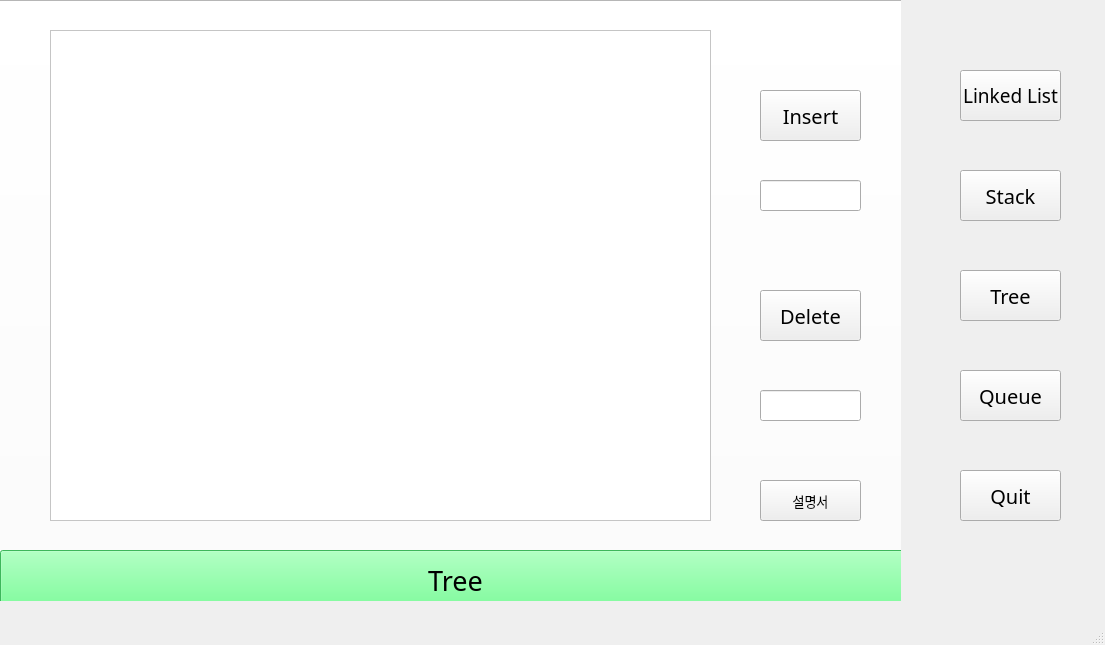
<?xml version="1.0" encoding="UTF-8"?>
<ui version="4.0">
 <class>MainWindow</class>
 <widget class="QMainWindow" name="MainWindow">
  <property name="geometry">
   <rect>
    <x>0</x>
    <y>0</y>
    <width>1105</width>
    <height>645</height>
   </rect>
  </property>
  <property name="font">
   <font>
    <pointsize>8</pointsize>
   </font>
  </property>
  <property name="windowTitle">
   <string>MainWindow</string>
  </property>
  <widget class="QWidget" name="centralwidget">
   <widget class="QPushButton" name="quit_button">
    <property name="geometry">
     <rect>
      <x>960</x>
      <y>470</y>
      <width>101</width>
      <height>51</height>
     </rect>
    </property>
    <property name="font">
     <font>
      <family>Gill Sans MT</family>
      <pointsize>15</pointsize>
     </font>
    </property>
    <property name="text">
     <string>Quit</string>
    </property>
   </widget>
   <widget class="QPushButton" name="Linked_list_page_button">
    <property name="geometry">
     <rect>
      <x>960</x>
      <y>70</y>
      <width>101</width>
      <height>51</height>
     </rect>
    </property>
    <property name="font">
     <font>
      <family>Gill Sans MT</family>
      <pointsize>14</pointsize>
      <weight>50</weight>
      <bold>false</bold>
     </font>
    </property>
    <property name="text">
     <string>Linked List</string>
    </property>
   </widget>
   <widget class="QPushButton" name="Stack_page_button">
    <property name="geometry">
     <rect>
      <x>960</x>
      <y>170</y>
      <width>101</width>
      <height>51</height>
     </rect>
    </property>
    <property name="font">
     <font>
      <family>Gill Sans MT</family>
      <pointsize>15</pointsize>
      <weight>50</weight>
      <bold>false</bold>
     </font>
    </property>
    <property name="text">
     <string>Stack</string>
    </property>
   </widget>
   <widget class="QPushButton" name="Tree_page_button">
    <property name="geometry">
     <rect>
      <x>960</x>
      <y>270</y>
      <width>101</width>
      <height>51</height>
     </rect>
    </property>
    <property name="font">
     <font>
      <family>Gill Sans MT</family>
      <pointsize>15</pointsize>
      <weight>50</weight>
      <bold>false</bold>
     </font>
    </property>
    <property name="text">
     <string>Tree</string>
    </property>
   </widget>
   <widget class="QStackedWidget" name="stackedWidget">
    <property name="geometry">
     <rect>
      <x>0</x>
      <y>0</y>
      <width>901</width>
      <height>601</height>
     </rect>
    </property>
    <property name="currentIndex">
     <number>2</number>
    </property>
    <widget class="QWidget" name="LinkedList_page">
     <widget class="QPushButton" name="pushButton">
      <property name="geometry">
       <rect>
        <x>-40</x>
        <y>-20</y>
        <width>971</width>
        <height>641</height>
       </rect>
      </property>
      <property name="styleSheet">
       <string notr="true">background-color: rgb(255, 255, 255);</string>
      </property>
      <property name="text">
       <string/>
      </property>
     </widget>
     <widget class="QScrollArea" name="scrollArea">
      <property name="geometry">
       <rect>
        <x>50</x>
        <y>30</y>
        <width>661</width>
        <height>491</height>
       </rect>
      </property>
      <property name="styleSheet">
       <string notr="true">background-color: rgb(255, 255, 255);</string>
      </property>
      <property name="widgetResizable">
       <bool>true</bool>
      </property>
      <widget class="QWidget" name="scrollAreaWidgetContents">
       <property name="geometry">
        <rect>
         <x>0</x>
         <y>0</y>
         <width>659</width>
         <height>489</height>
        </rect>
       </property>
       <layout class="QHBoxLayout" name="horizontalLayout">
        <item>
         <widget class="QLabel" name="LinkedList_node_label">
          <property name="font">
           <font>
            <family>Gill Sans MT</family>
            <pointsize>28</pointsize>
           </font>
          </property>
          <property name="text">
           <string/>
          </property>
         </widget>
        </item>
       </layout>
      </widget>
     </widget>
     <widget class="QLineEdit" name="LinkedList_delete_Edit">
      <property name="geometry">
       <rect>
        <x>760</x>
        <y>390</y>
        <width>101</width>
        <height>31</height>
       </rect>
      </property>
     </widget>
     <widget class="QPushButton" name="LinkedList_delete_button">
      <property name="geometry">
       <rect>
        <x>760</x>
        <y>290</y>
        <width>101</width>
        <height>51</height>
       </rect>
      </property>
      <property name="font">
       <font>
        <family>Gill Sans MT</family>
        <pointsize>15</pointsize>
       </font>
      </property>
      <property name="text">
       <string>Delete</string>
      </property>
     </widget>
     <widget class="QLineEdit" name="LinkedList_insert_Edit">
      <property name="geometry">
       <rect>
        <x>760</x>
        <y>180</y>
        <width>101</width>
        <height>31</height>
       </rect>
      </property>
     </widget>
     <widget class="QPushButton" name="LinkedList_insert_button">
      <property name="geometry">
       <rect>
        <x>760</x>
        <y>90</y>
        <width>101</width>
        <height>51</height>
       </rect>
      </property>
      <property name="font">
       <font>
        <family>Gill Sans MT</family>
        <pointsize>15</pointsize>
       </font>
      </property>
      <property name="text">
       <string>Insert</string>
      </property>
     </widget>
     <widget class="QPushButton" name="pushButton_2">
      <property name="geometry">
       <rect>
        <x>0</x>
        <y>550</y>
        <width>911</width>
        <height>61</height>
       </rect>
      </property>
      <property name="font">
       <font>
        <family>Gill Sans MT</family>
        <pointsize>20</pointsize>
       </font>
      </property>
      <property name="styleSheet">
       <string notr="true">background-color: rgb(255, 255, 127);</string>
      </property>
      <property name="text">
       <string>Linked List</string>
      </property>
     </widget>
     <widget class="QPushButton" name="LinkedList_explan">
      <property name="geometry">
       <rect>
        <x>760</x>
        <y>480</y>
        <width>101</width>
        <height>41</height>
       </rect>
      </property>
      <property name="font">
       <font>
        <family>HY견고딕</family>
        <pointsize>10</pointsize>
       </font>
      </property>
      <property name="text">
       <string>설명서</string>
      </property>
     </widget>
    </widget>
    <widget class="QWidget" name="Stack_page">
     <widget class="QPushButton" name="pushButton_3">
      <property name="geometry">
       <rect>
        <x>-20</x>
        <y>-30</y>
        <width>971</width>
        <height>641</height>
       </rect>
      </property>
      <property name="font">
       <font>
        <family>Gill Sans MT</family>
        <pointsize>8</pointsize>
       </font>
      </property>
      <property name="styleSheet">
       <string notr="true">background-color: rgb(255, 255, 255);</string>
      </property>
      <property name="text">
       <string/>
      </property>
     </widget>
     <widget class="QPushButton" name="pushButton_4">
      <property name="geometry">
       <rect>
        <x>0</x>
        <y>550</y>
        <width>911</width>
        <height>61</height>
       </rect>
      </property>
      <property name="font">
       <font>
        <family>Gill Sans MT</family>
        <pointsize>20</pointsize>
       </font>
      </property>
      <property name="styleSheet">
       <string notr="true">background-color: rgb(255, 180, 51);</string>
      </property>
      <property name="text">
       <string>Stack</string>
      </property>
     </widget>
     <widget class="QScrollArea" name="scrollArea_2">
      <property name="geometry">
       <rect>
        <x>50</x>
        <y>30</y>
        <width>661</width>
        <height>491</height>
       </rect>
      </property>
      <property name="styleSheet">
       <string notr="true">background-color: rgb(255, 255, 255);</string>
      </property>
      <property name="widgetResizable">
       <bool>true</bool>
      </property>
      <widget class="QWidget" name="scrollAreaWidgetContents_2">
       <property name="geometry">
        <rect>
         <x>0</x>
         <y>0</y>
         <width>659</width>
         <height>489</height>
        </rect>
       </property>
       <layout class="QHBoxLayout" name="horizontalLayout_2">
        <item>
         <layout class="QVBoxLayout" name="verticalLayout">
          <item>
           <widget class="QLabel" name="stack_node_7">
            <property name="text">
             <string/>
            </property>
            <property name="alignment">
             <set>Qt::AlignCenter</set>
            </property>
           </widget>
          </item>
          <item>
           <widget class="QLabel" name="stack_node_6">
            <property name="text">
             <string/>
            </property>
            <property name="alignment">
             <set>Qt::AlignCenter</set>
            </property>
           </widget>
          </item>
          <item>
           <widget class="QLabel" name="stack_node_5">
            <property name="text">
             <string/>
            </property>
            <property name="alignment">
             <set>Qt::AlignCenter</set>
            </property>
           </widget>
          </item>
          <item>
           <widget class="QLabel" name="stack_node_4">
            <property name="text">
             <string/>
            </property>
            <property name="alignment">
             <set>Qt::AlignCenter</set>
            </property>
           </widget>
          </item>
          <item>
           <widget class="QLabel" name="stack_node_3">
            <property name="text">
             <string/>
            </property>
            <property name="alignment">
             <set>Qt::AlignCenter</set>
            </property>
           </widget>
          </item>
          <item>
           <widget class="QLabel" name="stack_node_2">
            <property name="text">
             <string/>
            </property>
            <property name="alignment">
             <set>Qt::AlignCenter</set>
            </property>
           </widget>
          </item>
          <item>
           <widget class="QLabel" name="stack_node_1">
            <property name="layoutDirection">
             <enum>Qt::LeftToRight</enum>
            </property>
            <property name="text">
             <string/>
            </property>
            <property name="alignment">
             <set>Qt::AlignCenter</set>
            </property>
           </widget>
          </item>
         </layout>
        </item>
       </layout>
      </widget>
     </widget>
     <widget class="QPushButton" name="Stack_insert_button">
      <property name="geometry">
       <rect>
        <x>760</x>
        <y>90</y>
        <width>101</width>
        <height>51</height>
       </rect>
      </property>
      <property name="font">
       <font>
        <family>Gill Sans MT</family>
        <pointsize>15</pointsize>
       </font>
      </property>
      <property name="text">
       <string>Push</string>
      </property>
     </widget>
     <widget class="QLineEdit" name="Stack_Push_Edit">
      <property name="geometry">
       <rect>
        <x>760</x>
        <y>180</y>
        <width>101</width>
        <height>31</height>
       </rect>
      </property>
     </widget>
     <widget class="QPushButton" name="Stack_delete_button">
      <property name="geometry">
       <rect>
        <x>760</x>
        <y>290</y>
        <width>101</width>
        <height>51</height>
       </rect>
      </property>
      <property name="font">
       <font>
        <family>Gill Sans MT</family>
        <pointsize>15</pointsize>
       </font>
      </property>
      <property name="text">
       <string>Pop</string>
      </property>
     </widget>
     <widget class="QPushButton" name="Stack_explan">
      <property name="geometry">
       <rect>
        <x>760</x>
        <y>480</y>
        <width>101</width>
        <height>41</height>
       </rect>
      </property>
      <property name="font">
       <font>
        <family>HY견고딕</family>
        <pointsize>10</pointsize>
       </font>
      </property>
      <property name="text">
       <string>설명서</string>
      </property>
     </widget>
     <widget class="QLineEdit" name="Stack_check">
      <property name="geometry">
       <rect>
        <x>750</x>
        <y>387</y>
        <width>121</width>
        <height>41</height>
       </rect>
      </property>
      <property name="font">
       <font>
        <family>Gill Sans MT</family>
        <pointsize>13</pointsize>
       </font>
      </property>
      <property name="alignment">
       <set>Qt::AlignCenter</set>
      </property>
     </widget>
     <widget class="QFrame" name="frame">
      <property name="geometry">
       <rect>
        <x>740</x>
        <y>360</y>
        <width>141</width>
        <height>81</height>
       </rect>
      </property>
      <property name="frameShape">
       <enum>QFrame::StyledPanel</enum>
      </property>
      <property name="frameShadow">
       <enum>QFrame::Raised</enum>
      </property>
     </widget>
    </widget>
    <widget class="QWidget" name="Tree_page">
     <widget class="QPushButton" name="pushButton_5">
      <property name="geometry">
       <rect>
        <x>-30</x>
        <y>0</y>
        <width>971</width>
        <height>641</height>
       </rect>
      </property>
      <property name="styleSheet">
       <string notr="true">background-color: rgb(255, 255, 255);</string>
      </property>
      <property name="text">
       <string/>
      </property>
     </widget>
     <widget class="QPushButton" name="pushButton_6">
      <property name="geometry">
       <rect>
        <x>0</x>
        <y>550</y>
        <width>911</width>
        <height>61</height>
       </rect>
      </property>
      <property name="font">
       <font>
        <family>Gill Sans MT</family>
        <pointsize>20</pointsize>
       </font>
      </property>
      <property name="styleSheet">
       <string notr="true">background-color: rgb(85, 255, 127);</string>
      </property>
      <property name="text">
       <string>Tree</string>
      </property>
     </widget>
     <widget class="QScrollArea" name="scrollArea_3">
      <property name="geometry">
       <rect>
        <x>50</x>
        <y>30</y>
        <width>661</width>
        <height>491</height>
       </rect>
      </property>
      <property name="styleSheet">
       <string notr="true">background-color: rgb(255, 255, 255);</string>
      </property>
      <property name="widgetResizable">
       <bool>true</bool>
      </property>
      <widget class="QWidget" name="scrollAreaWidgetContents_3">
       <property name="geometry">
        <rect>
         <x>0</x>
         <y>0</y>
         <width>659</width>
         <height>489</height>
        </rect>
       </property>
       <widget class="QLabel" name="Tree_node_1">
        <property name="geometry">
         <rect>
          <x>280</x>
          <y>30</y>
          <width>121</width>
          <height>81</height>
         </rect>
        </property>
        <property name="font">
         <font>
          <family>Gill Sans MT</family>
          <pointsize>16</pointsize>
          <weight>75</weight>
          <italic>false</italic>
          <bold>true</bold>
          <underline>false</underline>
          <strikeout>false</strikeout>
         </font>
        </property>
        <property name="autoFillBackground">
         <bool>false</bool>
        </property>
        <property name="styleSheet">
         <string notr="true"/>
        </property>
        <property name="text">
         <string/>
        </property>
        <property name="scaledContents">
         <bool>false</bool>
        </property>
        <property name="alignment">
         <set>Qt::AlignCenter</set>
        </property>
       </widget>
       <widget class="QLabel" name="Tree_node_6">
        <property name="geometry">
         <rect>
          <x>370</x>
          <y>290</y>
          <width>61</width>
          <height>51</height>
         </rect>
        </property>
        <property name="font">
         <font>
          <pointsize>10</pointsize>
         </font>
        </property>
        <property name="text">
         <string/>
        </property>
        <property name="alignment">
         <set>Qt::AlignCenter</set>
        </property>
       </widget>
       <widget class="QLabel" name="Tree_node_8">
        <property name="geometry">
         <rect>
          <x>10</x>
          <y>430</y>
          <width>51</width>
          <height>41</height>
         </rect>
        </property>
        <property name="font">
         <font>
          <pointsize>7</pointsize>
         </font>
        </property>
        <property name="text">
         <string/>
        </property>
        <property name="alignment">
         <set>Qt::AlignCenter</set>
        </property>
       </widget>
       <widget class="QLabel" name="Tree_node_5">
        <property name="geometry">
         <rect>
          <x>220</x>
          <y>290</y>
          <width>61</width>
          <height>51</height>
         </rect>
        </property>
        <property name="font">
         <font>
          <pointsize>10</pointsize>
         </font>
        </property>
        <property name="text">
         <string/>
        </property>
        <property name="alignment">
         <set>Qt::AlignCenter</set>
        </property>
       </widget>
       <widget class="QLabel" name="Tree_node_4">
        <property name="geometry">
         <rect>
          <x>50</x>
          <y>290</y>
          <width>71</width>
          <height>51</height>
         </rect>
        </property>
        <property name="font">
         <font>
          <pointsize>10</pointsize>
         </font>
        </property>
        <property name="text">
         <string/>
        </property>
        <property name="alignment">
         <set>Qt::AlignCenter</set>
        </property>
       </widget>
       <widget class="QLabel" name="Tree_node_3">
        <property name="geometry">
         <rect>
          <x>440</x>
          <y>140</y>
          <width>91</width>
          <height>71</height>
         </rect>
        </property>
        <property name="font">
         <font>
          <pointsize>13</pointsize>
         </font>
        </property>
        <property name="text">
         <string/>
        </property>
        <property name="alignment">
         <set>Qt::AlignCenter</set>
        </property>
       </widget>
       <widget class="QLabel" name="Tree_node_2">
        <property name="geometry">
         <rect>
          <x>120</x>
          <y>140</y>
          <width>91</width>
          <height>71</height>
         </rect>
        </property>
        <property name="font">
         <font>
          <pointsize>13</pointsize>
         </font>
        </property>
        <property name="text">
         <string/>
        </property>
        <property name="alignment">
         <set>Qt::AlignCenter</set>
        </property>
       </widget>
       <widget class="QLabel" name="Tree_node_7">
        <property name="geometry">
         <rect>
          <x>520</x>
          <y>280</y>
          <width>61</width>
          <height>51</height>
         </rect>
        </property>
        <property name="font">
         <font>
          <pointsize>10</pointsize>
         </font>
        </property>
        <property name="text">
         <string/>
        </property>
        <property name="alignment">
         <set>Qt::AlignCenter</set>
        </property>
       </widget>
       <widget class="QLabel" name="Tree_node_15">
        <property name="geometry">
         <rect>
          <x>580</x>
          <y>430</y>
          <width>51</width>
          <height>41</height>
         </rect>
        </property>
        <property name="font">
         <font>
          <pointsize>7</pointsize>
         </font>
        </property>
        <property name="text">
         <string/>
        </property>
        <property name="alignment">
         <set>Qt::AlignCenter</set>
        </property>
       </widget>
       <widget class="QLabel" name="Tree_node_14">
        <property name="geometry">
         <rect>
          <x>500</x>
          <y>430</y>
          <width>51</width>
          <height>41</height>
         </rect>
        </property>
        <property name="font">
         <font>
          <pointsize>7</pointsize>
         </font>
        </property>
        <property name="text">
         <string/>
        </property>
        <property name="alignment">
         <set>Qt::AlignCenter</set>
        </property>
       </widget>
       <widget class="QLabel" name="Tree_node_12">
        <property name="geometry">
         <rect>
          <x>340</x>
          <y>430</y>
          <width>51</width>
          <height>41</height>
         </rect>
        </property>
        <property name="font">
         <font>
          <pointsize>7</pointsize>
         </font>
        </property>
        <property name="text">
         <string/>
        </property>
        <property name="alignment">
         <set>Qt::AlignCenter</set>
        </property>
       </widget>
       <widget class="QLabel" name="Tree_node_13">
        <property name="geometry">
         <rect>
          <x>420</x>
          <y>430</y>
          <width>51</width>
          <height>41</height>
         </rect>
        </property>
        <property name="font">
         <font>
          <pointsize>7</pointsize>
         </font>
        </property>
        <property name="text">
         <string/>
        </property>
        <property name="alignment">
         <set>Qt::AlignCenter</set>
        </property>
       </widget>
       <widget class="QLabel" name="Tree_node_11">
        <property name="geometry">
         <rect>
          <x>260</x>
          <y>430</y>
          <width>51</width>
          <height>41</height>
         </rect>
        </property>
        <property name="font">
         <font>
          <pointsize>7</pointsize>
         </font>
        </property>
        <property name="text">
         <string/>
        </property>
        <property name="alignment">
         <set>Qt::AlignCenter</set>
        </property>
       </widget>
       <widget class="QLabel" name="Tree_node_10">
        <property name="geometry">
         <rect>
          <x>180</x>
          <y>430</y>
          <width>51</width>
          <height>41</height>
         </rect>
        </property>
        <property name="font">
         <font>
          <pointsize>7</pointsize>
         </font>
        </property>
        <property name="text">
         <string/>
        </property>
        <property name="alignment">
         <set>Qt::AlignCenter</set>
        </property>
       </widget>
       <widget class="QLabel" name="Tree_node_9">
        <property name="geometry">
         <rect>
          <x>90</x>
          <y>430</y>
          <width>51</width>
          <height>41</height>
         </rect>
        </property>
        <property name="font">
         <font>
          <pointsize>7</pointsize>
         </font>
        </property>
        <property name="text">
         <string/>
        </property>
        <property name="alignment">
         <set>Qt::AlignCenter</set>
        </property>
       </widget>
      </widget>
     </widget>
     <widget class="QPushButton" name="Tree_insert_button">
      <property name="geometry">
       <rect>
        <x>760</x>
        <y>90</y>
        <width>101</width>
        <height>51</height>
       </rect>
      </property>
      <property name="font">
       <font>
        <family>Gill Sans MT</family>
        <pointsize>15</pointsize>
       </font>
      </property>
      <property name="text">
       <string>Insert</string>
      </property>
     </widget>
     <widget class="QLineEdit" name="Tree_insert_Edit">
      <property name="geometry">
       <rect>
        <x>760</x>
        <y>180</y>
        <width>101</width>
        <height>31</height>
       </rect>
      </property>
     </widget>
     <widget class="QPushButton" name="Tree_delete_button">
      <property name="geometry">
       <rect>
        <x>760</x>
        <y>290</y>
        <width>101</width>
        <height>51</height>
       </rect>
      </property>
      <property name="font">
       <font>
        <family>Gill Sans MT</family>
        <pointsize>15</pointsize>
       </font>
      </property>
      <property name="text">
       <string>Delete</string>
      </property>
     </widget>
     <widget class="QLineEdit" name="Tree_delete_Edit">
      <property name="geometry">
       <rect>
        <x>760</x>
        <y>390</y>
        <width>101</width>
        <height>31</height>
       </rect>
      </property>
     </widget>
     <widget class="QPushButton" name="Tree_explan">
      <property name="geometry">
       <rect>
        <x>760</x>
        <y>480</y>
        <width>101</width>
        <height>41</height>
       </rect>
      </property>
      <property name="font">
       <font>
        <family>HY견고딕</family>
        <pointsize>10</pointsize>
       </font>
      </property>
      <property name="text">
       <string>설명서</string>
      </property>
     </widget>
    </widget>
    <widget class="QWidget" name="page">
     <widget class="QPushButton" name="pushButton_7">
      <property name="geometry">
       <rect>
        <x>-20</x>
        <y>-10</y>
        <width>971</width>
        <height>641</height>
       </rect>
      </property>
      <property name="styleSheet">
       <string notr="true">background-color: rgb(255, 255, 255);</string>
      </property>
      <property name="text">
       <string/>
      </property>
     </widget>
     <widget class="QPushButton" name="Queue_insert_button">
      <property name="geometry">
       <rect>
        <x>760</x>
        <y>90</y>
        <width>101</width>
        <height>51</height>
       </rect>
      </property>
      <property name="font">
       <font>
        <family>Gill Sans MT</family>
        <pointsize>15</pointsize>
       </font>
      </property>
      <property name="text">
       <string>InQueue</string>
      </property>
     </widget>
     <widget class="QLineEdit" name="Queue_insert_Edit">
      <property name="geometry">
       <rect>
        <x>760</x>
        <y>180</y>
        <width>101</width>
        <height>31</height>
       </rect>
      </property>
     </widget>
     <widget class="QPushButton" name="Queue_delete_button">
      <property name="geometry">
       <rect>
        <x>760</x>
        <y>290</y>
        <width>101</width>
        <height>51</height>
       </rect>
      </property>
      <property name="font">
       <font>
        <family>Gill Sans MT</family>
        <pointsize>15</pointsize>
       </font>
      </property>
      <property name="text">
       <string>DeQueue</string>
      </property>
     </widget>
     <widget class="QLineEdit" name="Queue_delete_Edit">
      <property name="geometry">
       <rect>
        <x>760</x>
        <y>390</y>
        <width>101</width>
        <height>31</height>
       </rect>
      </property>
     </widget>
     <widget class="QPushButton" name="Queue_explain">
      <property name="geometry">
       <rect>
        <x>760</x>
        <y>480</y>
        <width>101</width>
        <height>41</height>
       </rect>
      </property>
      <property name="font">
       <font>
        <family>HY견고딕</family>
        <pointsize>10</pointsize>
       </font>
      </property>
      <property name="text">
       <string>설명서</string>
      </property>
     </widget>
     <widget class="QScrollArea" name="scrollArea_4">
      <property name="geometry">
       <rect>
        <x>50</x>
        <y>30</y>
        <width>661</width>
        <height>491</height>
       </rect>
      </property>
      <property name="styleSheet">
       <string notr="true">background-color: rgb(255, 255, 255);</string>
      </property>
      <property name="widgetResizable">
       <bool>true</bool>
      </property>
      <widget class="QWidget" name="scrollAreaWidgetContents_4">
       <property name="geometry">
        <rect>
         <x>0</x>
         <y>0</y>
         <width>659</width>
         <height>489</height>
        </rect>
       </property>
       <layout class="QHBoxLayout" name="horizontalLayout_4">
        <item>
         <widget class="QLabel" name="Queue_node_label">
          <property name="font">
           <font>
            <pointsize>20</pointsize>
           </font>
          </property>
          <property name="text">
           <string/>
          </property>
         </widget>
        </item>
       </layout>
      </widget>
     </widget>
     <widget class="QPushButton" name="pushButton_8">
      <property name="geometry">
       <rect>
        <x>0</x>
        <y>550</y>
        <width>911</width>
        <height>61</height>
       </rect>
      </property>
      <property name="font">
       <font>
        <family>Gill Sans MT</family>
        <pointsize>20</pointsize>
       </font>
      </property>
      <property name="styleSheet">
       <string notr="true">background-color: rgb(255, 85, 255);</string>
      </property>
      <property name="text">
       <string>Queue</string>
      </property>
     </widget>
    </widget>
   </widget>
   <widget class="QPushButton" name="Queue_page_button">
    <property name="geometry">
     <rect>
      <x>960</x>
      <y>370</y>
      <width>101</width>
      <height>51</height>
     </rect>
    </property>
    <property name="font">
     <font>
      <family>Gill Sans MT</family>
      <pointsize>15</pointsize>
      <weight>50</weight>
      <bold>false</bold>
     </font>
    </property>
    <property name="text">
     <string>Queue</string>
    </property>
   </widget>
  </widget>
  <widget class="QMenuBar" name="menubar">
   <property name="geometry">
    <rect>
     <x>0</x>
     <y>0</y>
     <width>1105</width>
     <height>19</height>
    </rect>
   </property>
  </widget>
  <widget class="QStatusBar" name="statusbar"/>
 </widget>
 <resources/>
 <connections/>
</ui>
